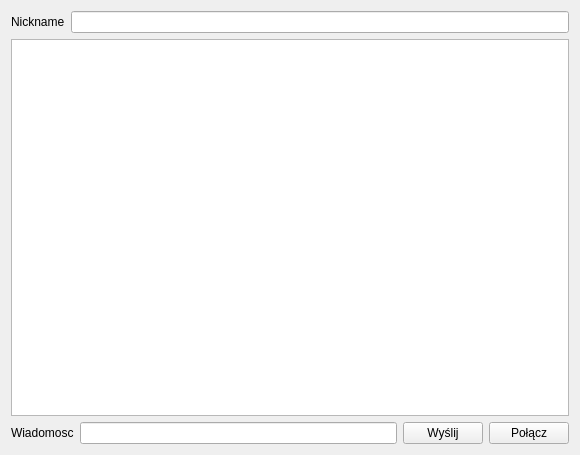
<?xml version="1.0" encoding="UTF-8"?>
<ui version="4.0">
 <class>Widget</class>
 <widget class="QWidget" name="Widget">
  <property name="geometry">
   <rect>
    <x>0</x>
    <y>0</y>
    <width>580</width>
    <height>455</height>
   </rect>
  </property>
  <property name="windowTitle">
   <string>Widget</string>
  </property>
  <layout class="QVBoxLayout" name="verticalLayout">
   <item>
    <layout class="QHBoxLayout" name="horizontalLayout_2">
     <item>
      <widget class="QLabel" name="label">
       <property name="text">
        <string>Nickname</string>
       </property>
      </widget>
     </item>
     <item>
      <widget class="QLineEdit" name="nickname"/>
     </item>
    </layout>
   </item>
   <item>
    <widget class="QTextEdit" name="textEdit"/>
   </item>
   <item>
    <layout class="QHBoxLayout" name="horizontalLayout">
     <item>
      <widget class="QLabel" name="label_2">
       <property name="text">
        <string>Wiadomosc</string>
       </property>
      </widget>
     </item>
     <item>
      <widget class="QLineEdit" name="message"/>
     </item>
     <item>
      <widget class="QPushButton" name="send">
       <property name="text">
        <string>Wyślij</string>
       </property>
      </widget>
     </item>
     <item>
      <widget class="QPushButton" name="bind">
       <property name="text">
        <string>Połącz</string>
       </property>
      </widget>
     </item>
    </layout>
   </item>
  </layout>
 </widget>
 <resources/>
 <connections/>
</ui>
